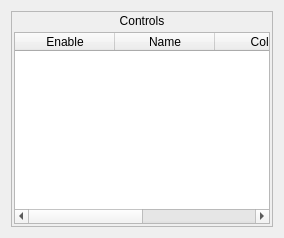
              <widget class="QWidget" name="tab_2">
               <attribute name="title">
                <string>Controls</string>
               </attribute>
               <layout class="QVBoxLayout" name="verticalLayout_7">
                <item>
                 <widget class="QFrame" name="frame_7">
                  <property name="frameShape">
                   <enum>QFrame::StyledPanel</enum>
                  </property>
                  <property name="frameShadow">
                   <enum>QFrame::Plain</enum>
                  </property>
                  <layout class="QVBoxLayout" name="verticalLayout_22">
                   <property name="spacing">
                    <number>4</number>
                   </property>
                   <property name="leftMargin">
                    <number>2</number>
                   </property>
                   <property name="topMargin">
                    <number>2</number>
                   </property>
                   <property name="rightMargin">
                    <number>2</number>
                   </property>
                   <property name="bottomMargin">
                    <number>2</number>
                   </property>
                   <item>
                    <widget class="QLabel" name="controls_label">
                     <property name="text">
                      <string>Controls</string>
                     </property>
                     <property name="alignment">
                      <set>Qt::AlignCenter</set>
                     </property>
                    </widget>
                   </item>
                   <item>
                    <widget class="QFrame" name="controls_groupFrame">
                     <property name="frameShape">
                      <enum>QFrame::NoFrame</enum>
                     </property>
                     <property name="frameShadow">
                      <enum>QFrame::Raised</enum>
                     </property>
                     <layout class="QVBoxLayout" name="verticalLayout_26">
                      <property name="spacing">
                       <number>0</number>
                      </property>
                      <property name="leftMargin">
                       <number>0</number>
                      </property>
                      <property name="topMargin">
                       <number>0</number>
                      </property>
                      <property name="rightMargin">
                       <number>0</number>
                      </property>
                      <property name="bottomMargin">
                       <number>0</number>
                      </property>
                      <item>
                       <widget class="QTableWidget" name="controls_tableWidget">
                        <property name="selectionMode">
                         <enum>QAbstractItemView::SingleSelection</enum>
                        </property>
                        <property name="selectionBehavior">
                         <enum>QAbstractItemView::SelectItems</enum>
                        </property>
                        <attribute name="verticalHeaderDefaultSectionSize">
                         <number>20</number>
                        </attribute>
                        <attribute name="verticalHeaderMinimumSectionSize">
                         <number>20</number>
                        </attribute>
                        <column>
                         <property name="text">
                          <string>Enable</string>
                         </property>
                        </column>
                        <column>
                         <property name="text">
                          <string>Name</string>
                         </property>
                        </column>
                        <column>
                         <property name="text">
                          <string>Color</string>
                         </property>
                        </column>
                        <column>
                         <property name="text">
                          <string>Internal Name</string>
                         </property>
                        </column>
                       </widget>
                      </item>
                     </layout>
                    </widget>
                   </item>
                  </layout>
                 </widget>
                </item>
               </layout>
              </widget>
